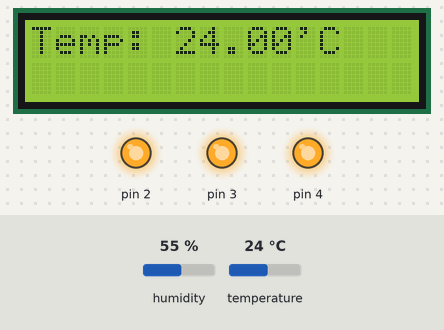
Recording of a program running on a simulated Arduino Uno, built with avr-gcc and run on an emulated ATmega328P. Parts: 16×2 character LCD, output pins drawn as LEDs (lit = HIGH). The test bench sets the inputs (shaded band); at power-on: temperature 24 °C, humidity 55 %. What the program prints to the serial monitor is not drawn.

Above: at 3.2 s.
3.3 s: temperature set to 21 °C
At 7.7 s:
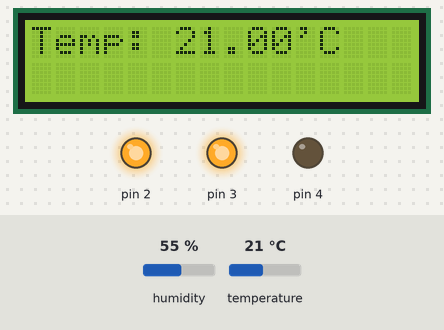
8.9 s: temperature set to 19 °C
At 12.6 s:
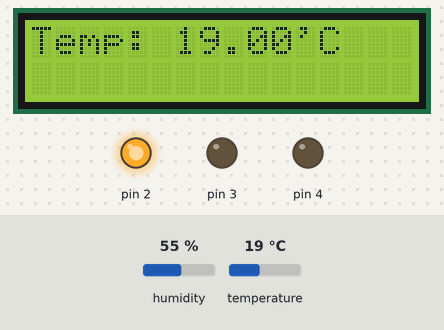
14.5 s: temperature set to 15 °C
At 18.6 s:
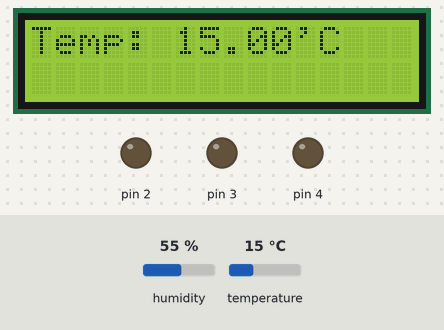
Timing chart, 0 to 20.1 s (numbered marks = the images above; inputs shaded):
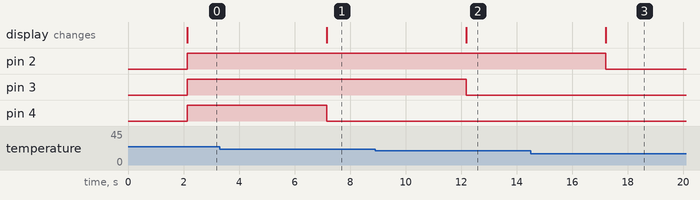

Measured:
- the behaviour switches between 23 and 22 °C on temperature (found by bisection; images 0 and 1)
- the behaviour switches between 17 and 16 °C on temperature (found by bisection; images 2 and 3)
- after the input at 3.3 s, pin 4: HIGH → LOW after 3.9 s; the display: changes after 3.9 s (image 1)
- after the input at 8.9 s, pin 3: HIGH → LOW after 3.3 s; the display: changes after 3.3 s (image 2)
- after the input at 14.5 s, pin 2: HIGH → LOW after 2.7 s; the display: changes after 2.7 s (image 3)

The program:

main.cpp
```cpp
/**
* @author Maria Gomez Baeza
* @date Oct 18, 2024
*/

#include <Arduino.h>
#include <DHT.h>
#include <Adafruit_Sensor.h>
#include <LiquidCrystal.h>
#include <Wire.h>

#define DHT_PIN A0
#define DHT_TYPE DHT11

LiquidCrystal lcd(12, 11, 10, 9, 8, 7);

// LCD RS: Connect to digital pin 12
// LCD Enable: Connect to digital pin 11
// LCD D4: Connect to digital pin 5
// LCD D5: Connect to digital pin 4
// LCD D6: Connect to digital pin 3
// LCD D7: Connect to digital pin 2

/**
 * @brief DHT sensor object initialization
 *
 * This initializes the DHT sensor with the specified pin and type.
 */
DHT dht(DHT_PIN, DHT_TYPE);

const float baseTemp = 17.0; //in Celsius or room temp

/**
 * @brief Checks for errors in temperature reading
 *
 * @param temp The temperature reading to check
 */
void readError(float temp){
 if (isnan(temp)) {
    Serial.println("ERROR: Failed to read from DHT11 sensor!");
    return;
  }
}

/**
 * @brief Setup function for initializing serial communication and sensor
 *
 * This function sets up the serial port and initializes the DHT sensor.
 * It also configures pins 2, 3, and 4 as output pins.
 */
void setup() {
  // OPEN A SERIAL PORT:
  //connection in cb shown as values from the analog input on your screen
  //speed at which the cb will communicate, 9600 bits per second.
  Serial.begin(9600);

  Serial.println("Welcome to <3 Love Sensor <3");
  Serial.println("Try squeezing the temperature sensor between your finger to beguin");

  delay(2000);

  dht.begin();

 //start with pin 2. Add 1 and repeat the loop.
	for (int pinNumber = 2; pinNumber < 5; pinNumber++){
		pinMode(pinNumber, OUTPUT);
		digitalWrite(pinNumber, LOW);
  }
  lcd.begin(16,2);
  lcd.setCursor(0, 0);
}

/**
 * @brief Main loop function to read temperature and control outputs
 *
 * This function continuously reads the temperature from the DHT sensor,
 * checks for errors, and controls the output pins based on the temperature readings.
 */
void loop() {
  float temperature = dht.readTemperature();
  readError(temperature);

  Serial.println("Temperature: ");
  Serial.print(temperature);
  Serial.println(" °C");

  lcd.clear();
  lcd.setCursor(0,0);
  lcd.print("Temp: ");
  lcd.print(temperature);  //printing temperarture to the LCD display
  lcd.print("'C");

  if(temperature < baseTemp){
		//temperature is below baseline
		digitalWrite(2, LOW);
		digitalWrite(3, LOW);
		digitalWrite(4, LOW);
	}
  //low temperature
	else if(temperature >= baseTemp+2 && temperature < baseTemp+4){
		digitalWrite(2, HIGH);
		digitalWrite(3, LOW);
		digitalWrite(4, LOW);
	}
  //low temperature
	else if(temperature >= baseTemp+4 && temperature < baseTemp+6){
		digitalWrite(2, HIGH);
		digitalWrite(3, HIGH);
		digitalWrite(4, LOW);
	}
  //low temperature
	else if(temperature >= baseTemp+6){
		digitalWrite(2, HIGH);
		digitalWrite(3, HIGH);
		digitalWrite(4, HIGH);
	}

  delay(5000); // Wait a seconds between readings

}
```
